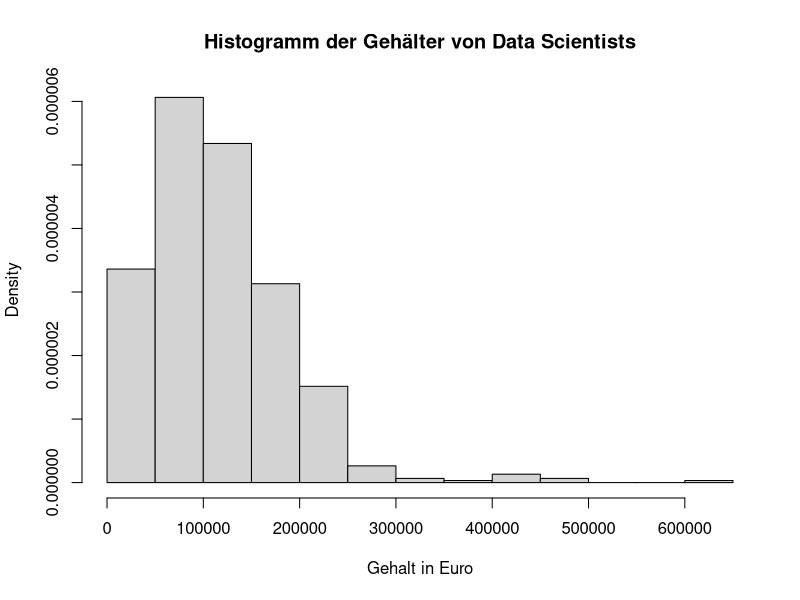
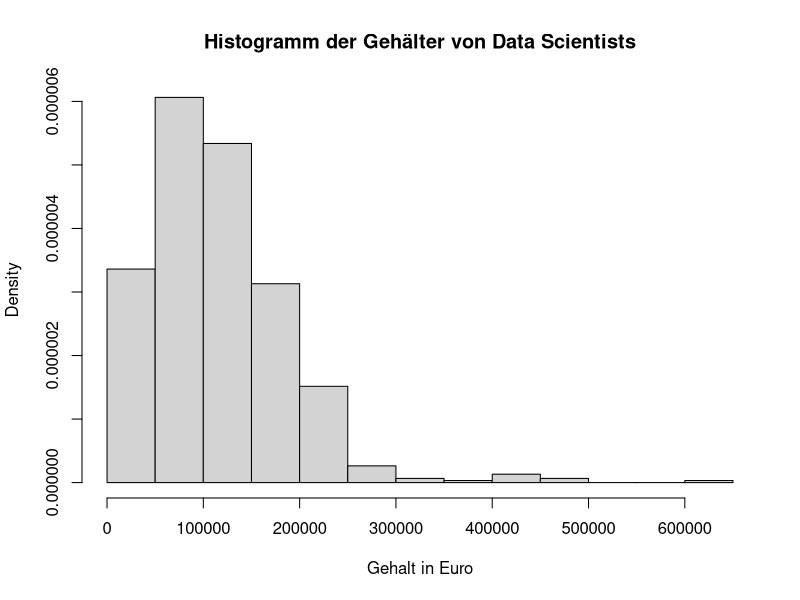
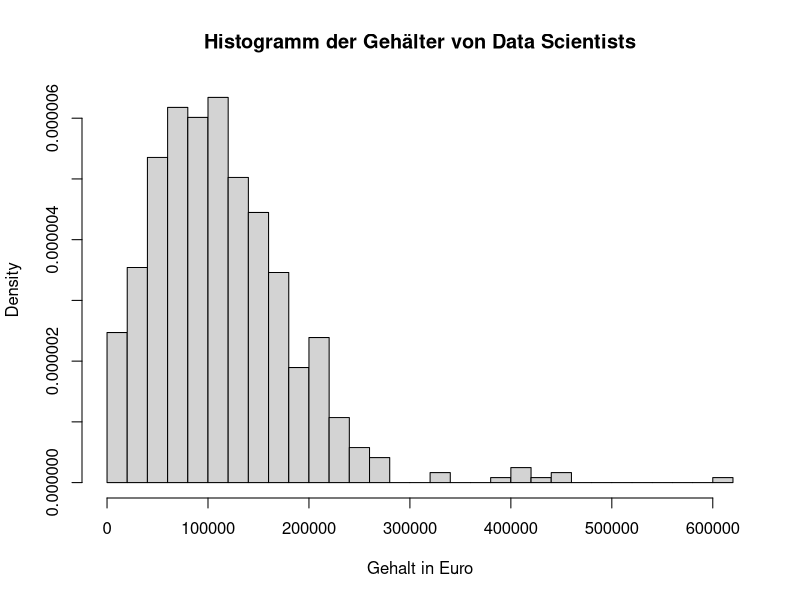
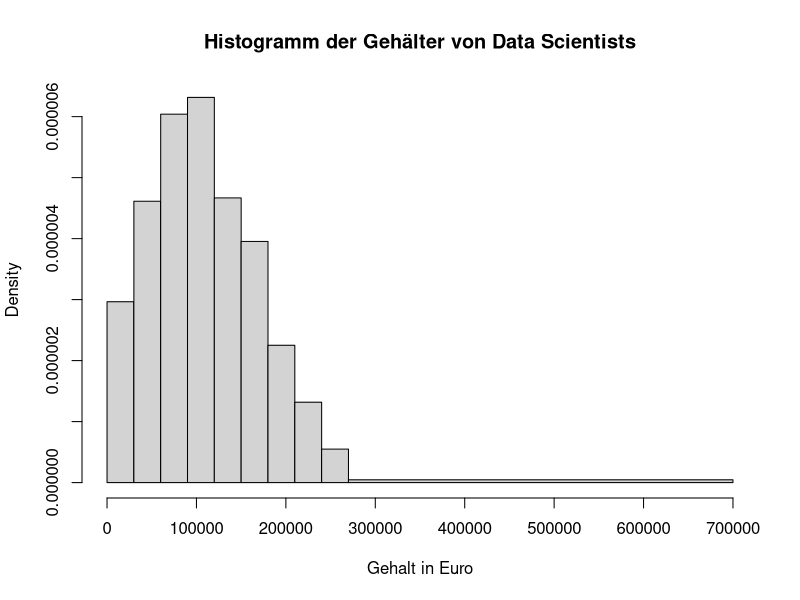
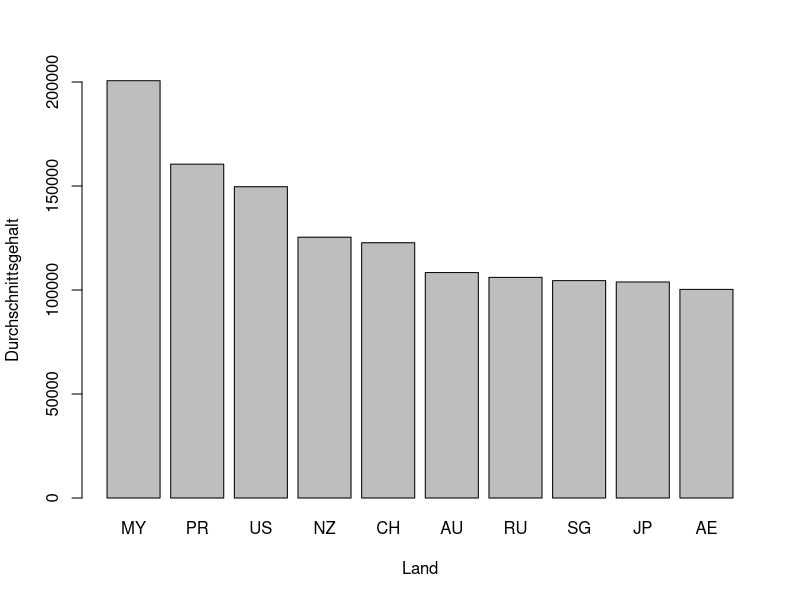
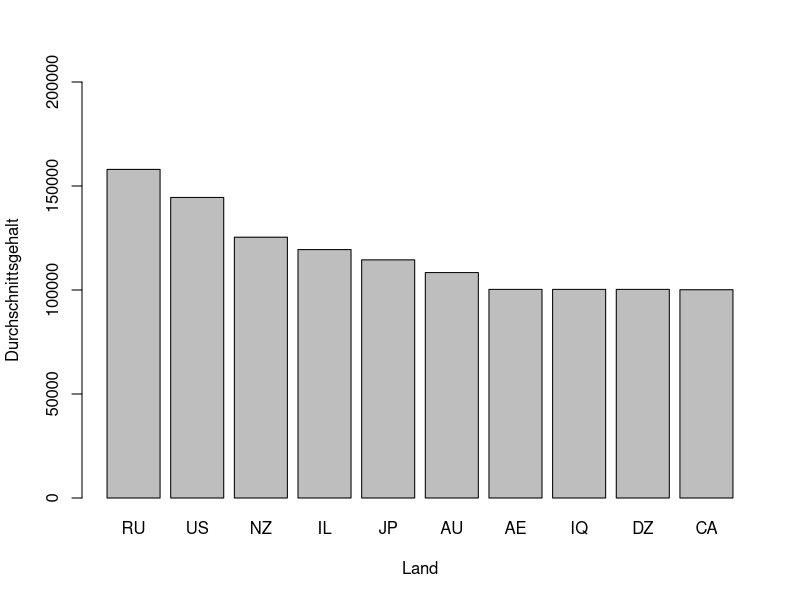

The R source for these figures, in order: (Note: this script raises an error after producing the figures.)
######### ====================== Loesung zum 1. Aufgabenzettel ====================== #########

#### Aufgabe a) ---- 

salary <- read.table(file = "data_science_salaries.csv",header = TRUE, 
                     sep = ",", dec = ".")

#### Aufgabe b) ----
# Anschauen des Datensatzes: 
str(salary)
summary(salary)

# Welches Skalenniveau gibt es?  
# work_year: kardinal, diskret 
# experience_level: ordinal 
# job_title: nominal
# salary_in_usd: kardinal, diskret
# employee_residence: nominal
# remote_ratio: nominal
# company_location: nominal
# company_size: ordinal

#### ende ---- 

#### Aufgabe c) ---- 

# Wechselkurz (26.10.2022): 1 USD = EUR 1,0031 Euro
salary$salary_in_euro = round(salary$salary_in_usd * 1.0031, 0)

# Alternativer Lösungsweg: 
salary_in_euro= round(salary$salary_in_usd * 1.0031, 0)
salary = cbind(salary, salary_in_euro)

#### ende ---- 

options(scipen=999)

#### Aufgabe d) ---- 
sturges <- round(1+log2(nrow(salary)), 0) # 10
rice <- round(2*(nrow(salary)^(1/3)), 0) # 17
quadrat <- round(sqrt(nrow(salary)), 0) # 25
summary(salary$salary_in_euro) 

# Hier wurde die Klassengroesse einheitlich gewaehlt, d.h. die Klassen wurden in gleichgrosse Intervalle zerlegt.
hist(salary$salary_in_euro, 
     freq = FALSE, probability = TRUE, 
     breaks = sturges,
     xlab = "Gehalt in Euro", 
     main = "Histogramm der Gehälter von Data Scientists") 

hist(salary$salary_in_euro, 
     freq = FALSE, probability = TRUE, 
     breaks = rice,
     xlab = "Gehalt in Euro", 
     main = "Histogramm der Gehälter von Data Scientists") 

hist(salary$salary_in_euro,
     freq = FALSE, probability = TRUE, 
     breaks = quadrat,
     xlab = "Gehalt in Euro", 
     main = "Histogramm der Gehälter von Data Scientists") 


# Etwas differenziertere Betrachtung der Klassen durch ungleichmäßige Intervallgrenzen:  
hist(salary$salary_in_euro, 
     freq = FALSE, probability = TRUE, 
     breaks = c(0,30000, 60000, 90000, 120000, 150000, 180000, 210000, 240000, 270000, 700000),
     xlab = "Gehalt in Euro", 
     main = "Histogramm der Gehälter von Data Scientists") 

# Wissenschaftliche Schreibweise mit e^i vermeiden: options(scipen=9999)

#### ende ---- 


#### Aufgabe e) ---- 

# 1. 
# Heraussuchen der einzelnen Länder 
einzelne_laender = unique(salary$employee_residence)

laender = c()
durchschnitts_gehalt = c()

# Filtern des Datensatzes nach und nach für jedes Land 
for(e in einzelne_laender){
  salary_relevant = salary[salary$employee_residence == e,]
  laender = c(laender, e)
  # Durchschnitt = Summe / Anzahl, deswgeen hier beides bestimmen 
  summe = sum(salary_relevant$salary_in_euro)
  anzahl = nrow(salary_relevant)
  durchschnitts_gehalt = c(durchschnitts_gehalt, summe/anzahl)
}

mean(salary$salary_in_euro)

beste_wohnorte = data.frame(land = laender, gehalt = durchschnitts_gehalt)

# Sortieren des Data Frames absteigend nach Gehalt ! 
beste_wohnorte = beste_wohnorte[order(beste_wohnorte$gehalt, decreasing = TRUE),]
beste_wohnorte = beste_wohnorte[1:10,]

?barplot

wohnorte = barplot(beste_wohnorte$gehalt, names = beste_wohnorte$land, 
                   xlab="Land", ylab="Durchschnittsgehalt", 
                   ylim = c(0, 200000))

# 2. 

# Analog zu 1., nur mit "company_location"
einzelne_laender = unique(salary$company_location)

laender = c()
durchschnitts_gehalt = c()

for(e in einzelne_laender){
  salary_relevant = salary[salary$company_location == e,]
  laender = c(laender, e)
  summe = sum(salary_relevant$salary_in_euro)
  anzahl = nrow(salary_relevant)
  durchschnitts_gehalt = c(durchschnitts_gehalt, summe/anzahl)
}

bester_arbeitsort = data.frame(land = laender, gehalt = durchschnitts_gehalt)

bester_arbeitsort = bester_arbeitsort[order(bester_arbeitsort$gehalt, decreasing = TRUE),]
bester_arbeitsort = bester_arbeitsort[1:10,]

?barplot

arbeitsort = barplot(bester_arbeitsort$gehalt, names = bester_arbeitsort$land, 
                   xlab="Land", ylab="Durchschnittsgehalt", 
                   ylim = c(0, 200000)
)

# 3. 
?ecdf 

# Verteilungsfunktion zeichnen 
plot(ecdf(salary$salary_in_eu), xlab = "Gehalt", xlim = c(0, 600000), main = "Verteilungsfunktion")
abline(v=100000, col="blue")
abline(h=0.485, col="blue")


# 4. 
# Wieder filtern des Datensatzes nach den Arbeitsmodi, danach kann das in einem Barplot dargestellt werden 
full_remote = salary[salary$remote_ratio == 100,]
gehalt_full_remote = sum(full_remote$salary_in_euro) / nrow(full_remote)

half_remote = salary[salary$remote_ratio == 50,]
gehalt_half_remote = sum(half_remote$salary_in_euro) / nrow(half_remote)

full_office = salary[salary$remote_ratio == 0,]
gehalt_full_office = sum(full_office$salary_in_euro) / nrow(full_office)

df = data.frame(gehalt = c(gehalt_full_remote, gehalt_half_remote, gehalt_full_office), 
                modus = c("Nur Remote", "Halb Remote", "Nur Office"))

gehalt_full_remote < gehalt_full_office
gehalt_full_office < gehalt_half_remote


barplot (df$gehalt, names=df$modus)

# 5. 
t = table(salary$remote_ratio)
pie(t, main = "Verteilung der Remote-Office Data Scientists")

# 6. 
## Analog zu 5. 

small = salary[salary$company_size == "S",]
gehalt_small = sum(small$salary_in_euro) / nrow(small)

medium = salary[salary$company_size == "M",]
gehalt_medium = sum(medium$salary_in_euro) / nrow(medium)

large = salary[salary$company_size == "L",]
gehalt_large = sum(large$salary_in_euro) / nrow(large)

df = data.frame(gehalt = c(gehalt_small, gehalt_medium, gehalt_large), 
                groesse = c("Klein", "Mittel", "Groß"))

barplot (df$gehalt, names=df$groesse, 
         xlab = "Unternehmensgröße", ylab = "Durchschnittsgehalt", 
         ylim = c(0, 130000))


#### ende ---- 
